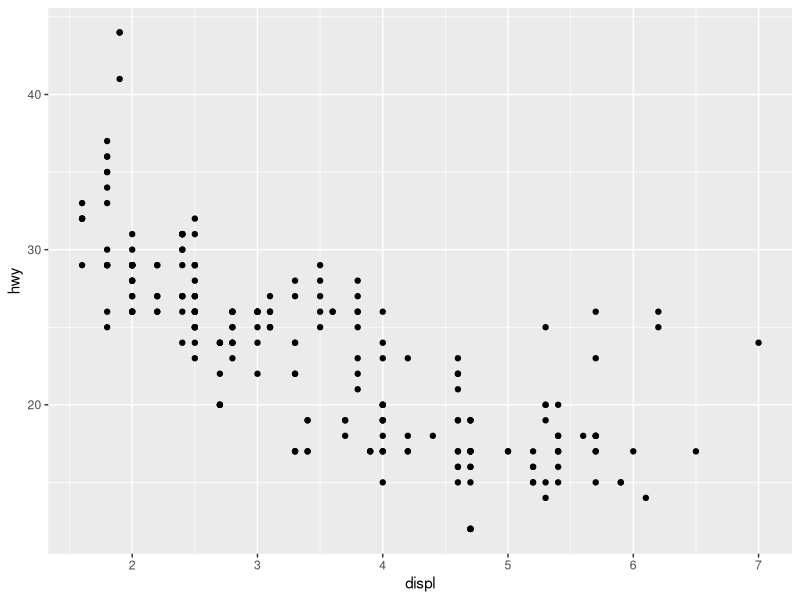
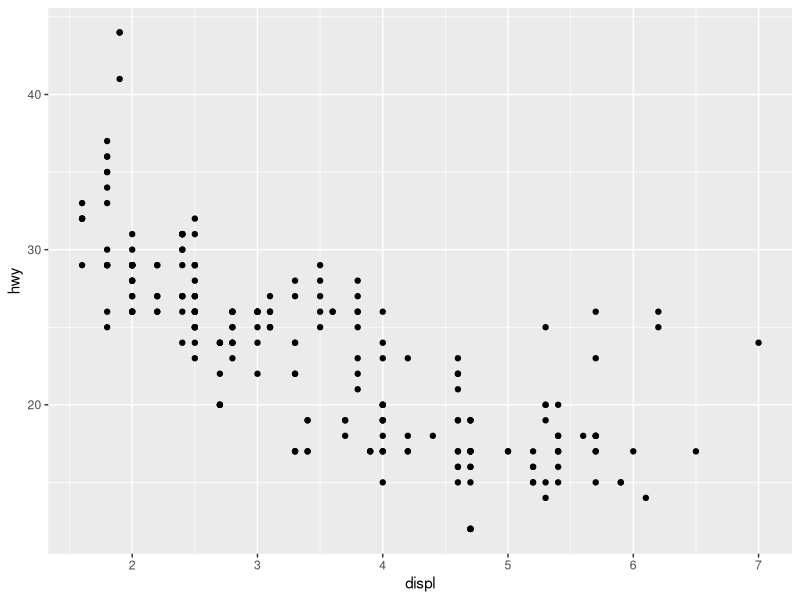
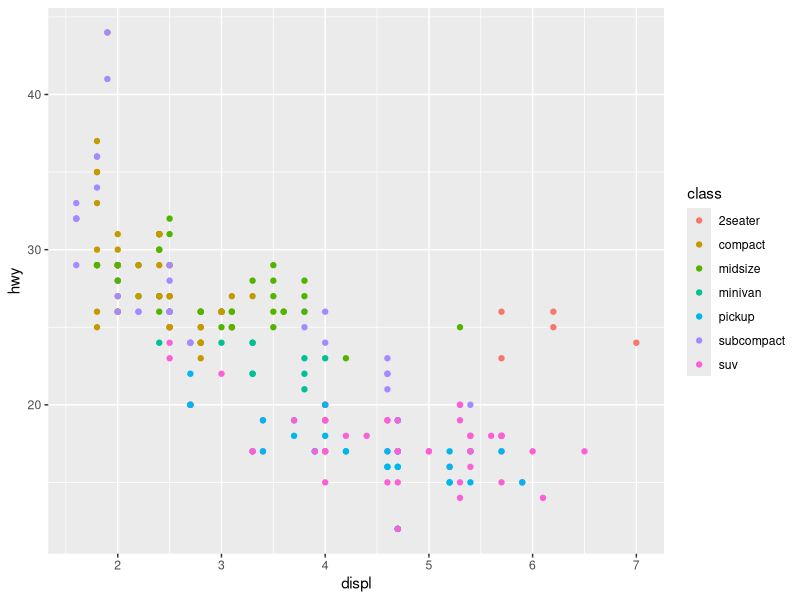
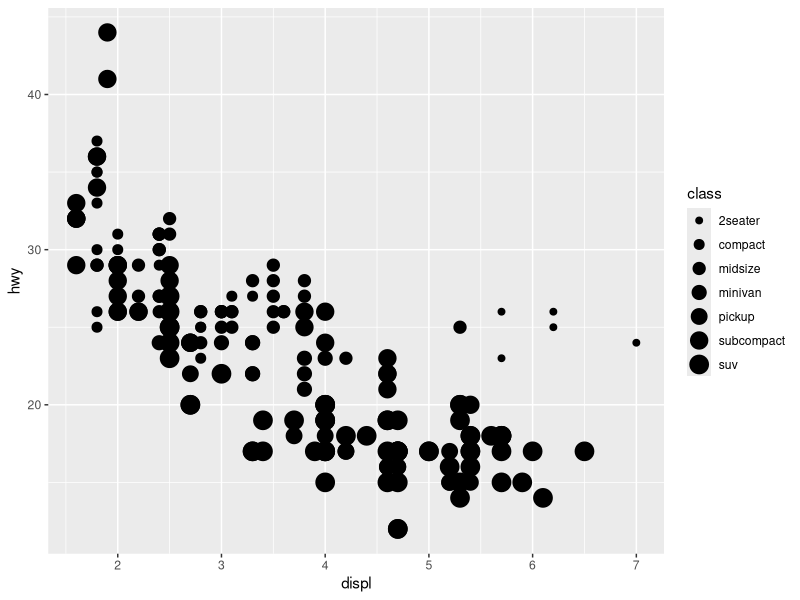

R code for these plots, in order:
library(tidyverse)

#### now we are going to show mpg dataset in R which is already in ggplot pacakage
ggplot2::mpg

#creating a plot for engine size (displ) vs fuel efficiency (mpg)
ggplot(data = mpg)+geom_point(mapping = aes(x=displ, y = hwy))

#another method try
ggplot(mpg, aes(displ,hwy))+geom_point() #aes here is aesthetic - to include size, shape or colour of the points


#let us try some different approaches now


# color
ggplot(mpg, aes(displ,hwy))+geom_point(aes(color = class))

#size
ggplot(mpg, aes(displ,hwy))+geom_point(aes(size = class))

#alpha - transparency, #shape - different shape
